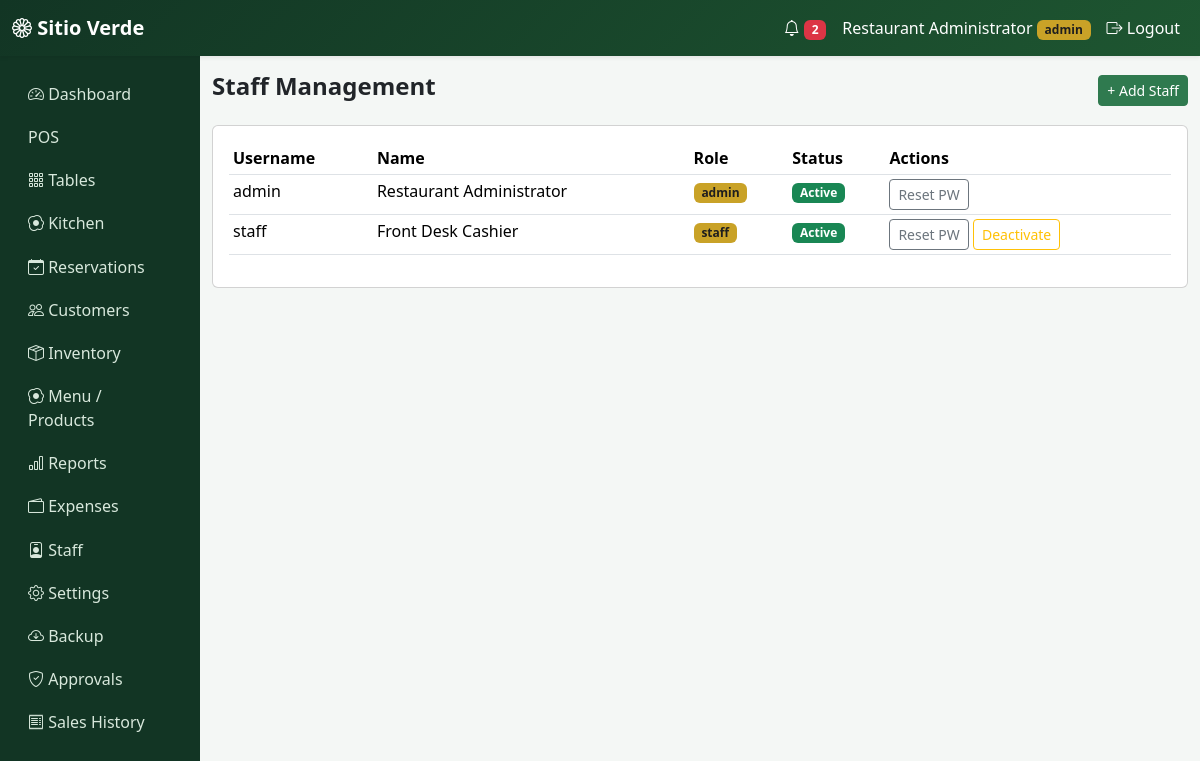
The app's page /admin/users (signed in) with its own data.
### app/models.py (models this page shows)
class User(db.Model, UserMixin):
    id = db.Column(db.Integer, primary_key=True)
    username = db.Column(db.String(64), unique=True, nullable=False)
    password_hash = db.Column(db.String(256), nullable=False)
    role = db.Column(db.String(20), default="staff", nullable=False)  # admin | staff
    name = db.Column(db.String(120))
    active = db.Column(db.Boolean, default=True)
    created_at = db.Column(db.DateTime, default=datetime.utcnow)
    def is_admin(self):
        return self.role == "admin"

### app/admin/routes.py (the view)
@admin.route("/users")
@login_required
@admin_required
def users():
    items = User.query.order_by(User.username).all()
    return render_template("admin/users.html", items=items)

### app/notifications/helpers.py (called while the page is built)
def unread_notification_count():
    return Notification.query.filter_by(is_read=False).count()

### app/templates/admin/users.html (shortened to what this page needs)
{% extends "base.html" %}
{% block content %}
<div class="d-flex justify-content-between align-items-center mb-3">
  <h4 class="fw-bold">Staff Management</h4>
  <button class="btn btn-sv btn-sm" data-bs-toggle="modal" data-bs-target="#addUserModal">+ Add Staff</button>
</div>
<div class="card p-3">
<table class="table table-sm table-hover">
  <thead><tr><th>Username</th><th>Name</th><th>Role</th><th>Status</th><th>Actions</th></tr></thead>
  <tbody>
  {% for u in items %}
    <tr>
      <td>{{ u.username }}</td><td>{{ u.name }}</td><td><span class="badge badge-sv">{{ u.role }}</span></td>
      <td>{% if u.active %}<span class="badge bg-success">Active</span>{% else %}<span class="badge bg-secondary">Inactive</span>{% endif %}</td>
      <td>
        <button class="btn btn-sm btn-outline-secondary" data-bs-toggle="modal" data-bs-target="#resetModal{{ u.id }}">Reset PW</button>
        {% if u.id != current_user.id %}
        <form method="POST" action="{{ url_for('admin.toggle_active', id=u.id) }}" style="display:inline"><button class="btn btn-sm btn-outline-warning">{{ 'Deactivate' if u.active else 'Activate' }}</button></form>
        {% endif %}
      </td>
    </tr>
  {% endfor %}
  </tbody>
</table>
</div>
{% endblock %}

### app/templates/base.html (shortened to what this page needs)
<!DOCTYPE html>
<html lang="en">
<head>
  <link href="https://cdn.jsdelivr.net/npm/bootstrap@5.3.3/dist/css/bootstrap.min.css" rel="stylesheet">
  <link href="https://cdn.jsdelivr.net/npm/bootstrap-icons@1.11.3/font/bootstrap-icons.css" rel="stylesheet">
  <link href="{{ url_for('static', filename='css/style.css') }}" rel="stylesheet">
</head>
<body>
{% if current_user.is_authenticated %}
<nav class="navbar navbar-expand-lg navbar-sv shadow-sm">
  <div class="container-fluid">
    <a class="navbar-brand fw-bold" href="{{ url_for('main.dashboard') }}"><i class="bi bi-flower1"></i> Sitio Verde</a>
    <div class="collapse navbar-collapse" id="nav1">
      <ul class="navbar-nav ms-auto align-items-lg-center">
        <li class="nav-item">
          <a class="nav-link" href="{{ url_for('notifications.list_notifications') }}">
            <i class="bi bi-bell"></i>
            {% if unread_notifications %}<span class="badge bg-danger">{{ unread_notifications }}</span>{% endif %}
          </a>
        </li>
        <li class="nav-item"><span class="nav-link">{{ current_user.name or current_user.username }} <small class="badge badge-sv">{{ current_user.role }}</small></span></li>
        <li class="nav-item"><a class="nav-link" href="{{ url_for('auth.logout') }}"><i class="bi bi-box-arrow-right"></i> Logout</a></li>
      </ul>
    </div>
  </div>
</nav>
<div class="container-fluid">
  <div class="row">
    <div class="col-lg-2 sidebar py-3 d-none d-lg-block">
      <a href="{{ url_for('main.dashboard') }}"><i class="bi bi-speedometer2"></i> Dashboard</a>
      <a href="{{ url_for('pos.index') }}"> POS</a>
      <a href="{{ url_for('tables_bp.layout') }}"><i class="bi bi-grid-3x3-gap"></i> Tables</a>
      <a href="{{ url_for('kitchen.queue') }}"><i class="bi bi-egg-fried"></i> Kitchen</a>
      <a href="{{ url_for('reservations.list_reservations') }}"><i class="bi bi-calendar-check"></i> Reservations</a>
      <a href="{{ url_for('customers.list_customers') }}"><i class="bi bi-people"></i> Customers</a>
      {% if current_user.is_admin() %}
      <a href="{{ url_for('inventory.list_items') }}"><i class="bi bi-box-seam"></i> Inventory</a>
      <a href="{{ url_for('admin.products') }}"><i class="bi bi-egg-fried"></i> Menu / Products</a>
      <a href="{{ url_for('reports.index') }}"><i class="bi bi-bar-chart"></i> Reports</a>
      <a href="{{ url_for('expenses.list_expenses') }}"><i class="bi bi-wallet2"></i> Expenses</a>
      <a href="{{ url_for('admin.users') }}"><i class="bi bi-person-badge"></i> Staff</a>
      <a href="{{ url_for('admin.settings') }}"><i class="bi bi-gear"></i> Settings</a>
      <a href="{{ url_for('admin.backup') }}"><i class="bi bi-cloud-arrow-down"></i> Backup</a>
      <a href="{{ url_for('pos.approvals') }}"><i class="bi bi-shield-check"></i> Approvals</a>
      {% endif %}
      <a href="{{ url_for('pos.history') }}"><i class="bi bi-receipt"></i> Sales History</a>
    </div>
    <div class="col-lg-10 py-3">
      {% block content %}{% endblock %}
    </div>
  </div>
</div>
{% else %}
  {% block guest_content %}{% endblock %}
{% endif %}
</body>
</html>

### app/static/css/style.css (style rules this page uses)
:root { --sv-green-900: #123524; --sv-green-700: #1e5631; --sv-green-600: #2f7a4f; --sv-green-100: #eaf5ec; --sv-gold: #c9a227; }
body { background: #f4f7f5; font-family: 'Segoe UI', system-ui, sans-serif; }
.navbar-sv { background: linear-gradient(135deg, var(--sv-green-900), var(--sv-green-700)); }
.navbar-sv .nav-link, .navbar-sv .navbar-brand { color: #fff !important; }
.sidebar { background: var(--sv-green-900); min-height: 100vh; }
.sidebar a { color: #d8e8dc; display:block; padding: .6rem 1rem; text-decoration:none; border-radius:6px; }
.btn-sv { background: var(--sv-green-600); border-color: var(--sv-green-600); color:#fff; }
.badge-sv { background: var(--sv-gold); color:#1e1e1e; }

### records on screen
User: name "Restaurant Administrator", role "admin", username "admin", active "Active"
User: username "staff", name "Front Desk Cashier", role "staff", shows "Active", active "Deactivate"

### other values on screen
{{ unread_notifications }} "2"
